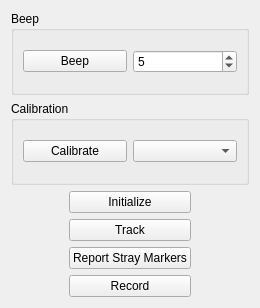
<?xml version="1.0" encoding="UTF-8"?>
<ui version="4.0">
 <class>mtsNDISerialControllerQtWidget</class>
 <widget class="QWidget" name="mtsNDISerialControllerQtWidget">
  <property name="geometry">
   <rect>
    <x>0</x>
    <y>0</y>
    <width>260</width>
    <height>308</height>
   </rect>
  </property>
  <property name="windowTitle">
   <string>Form</string>
  </property>
  <layout class="QGridLayout" name="gridLayout">
   <item row="0" column="0" colspan="3">
    <widget class="QGroupBox" name="BoxBeep">
     <property name="title">
      <string>Beep</string>
     </property>
     <layout class="QHBoxLayout" name="horizontalLayout">
      <item>
       <widget class="QPushButton" name="ButtonBeep">
        <property name="text">
         <string>Beep</string>
        </property>
       </widget>
      </item>
      <item>
       <widget class="QSpinBox" name="NumberOfBeeps">
        <property name="minimum">
         <number>1</number>
        </property>
        <property name="maximum">
         <number>9</number>
        </property>
        <property name="value">
         <number>5</number>
        </property>
       </widget>
      </item>
     </layout>
    </widget>
   </item>
   <item row="1" column="0" colspan="3">
    <widget class="QGroupBox" name="BoxCalibration">
     <property name="title">
      <string>Calibration</string>
     </property>
     <layout class="QHBoxLayout" name="horizontalLayout_2">
      <item>
       <widget class="QPushButton" name="ButtonCalibratePivot">
        <property name="toolTip">
         <string>Calibrate the selected tool (starts after 5 seconds, collecting 500 points)</string>
        </property>
        <property name="text">
         <string>Calibrate</string>
        </property>
       </widget>
      </item>
      <item>
       <widget class="QComboBox" name="BoxTools"/>
      </item>
     </layout>
    </widget>
   </item>
   <item row="3" column="1">
    <widget class="QPushButton" name="ButtonTrack">
     <property name="text">
      <string>Track</string>
     </property>
     <property name="checkable">
      <bool>true</bool>
     </property>
    </widget>
   </item>
   <item row="5" column="1">
    <widget class="QPushButton" name="ButtonRecord">
     <property name="text">
      <string>Record</string>
     </property>
     <property name="checkable">
      <bool>true</bool>
     </property>
    </widget>
   </item>
   <item row="6" column="0" colspan="3">
    <layout class="QVBoxLayout" name="LayoutTools"/>
   </item>
   <item row="2" column="1">
    <widget class="QPushButton" name="ButtonInitialize">
     <property name="text">
      <string>Initialize</string>
     </property>
    </widget>
   </item>
   <item row="4" column="1">
    <widget class="QPushButton" name="ButtonReportStrayMarkers">
     <property name="text">
      <string>Report Stray Markers</string>
     </property>
    </widget>
   </item>
  </layout>
 </widget>
 <resources/>
 <connections/>
</ui>
